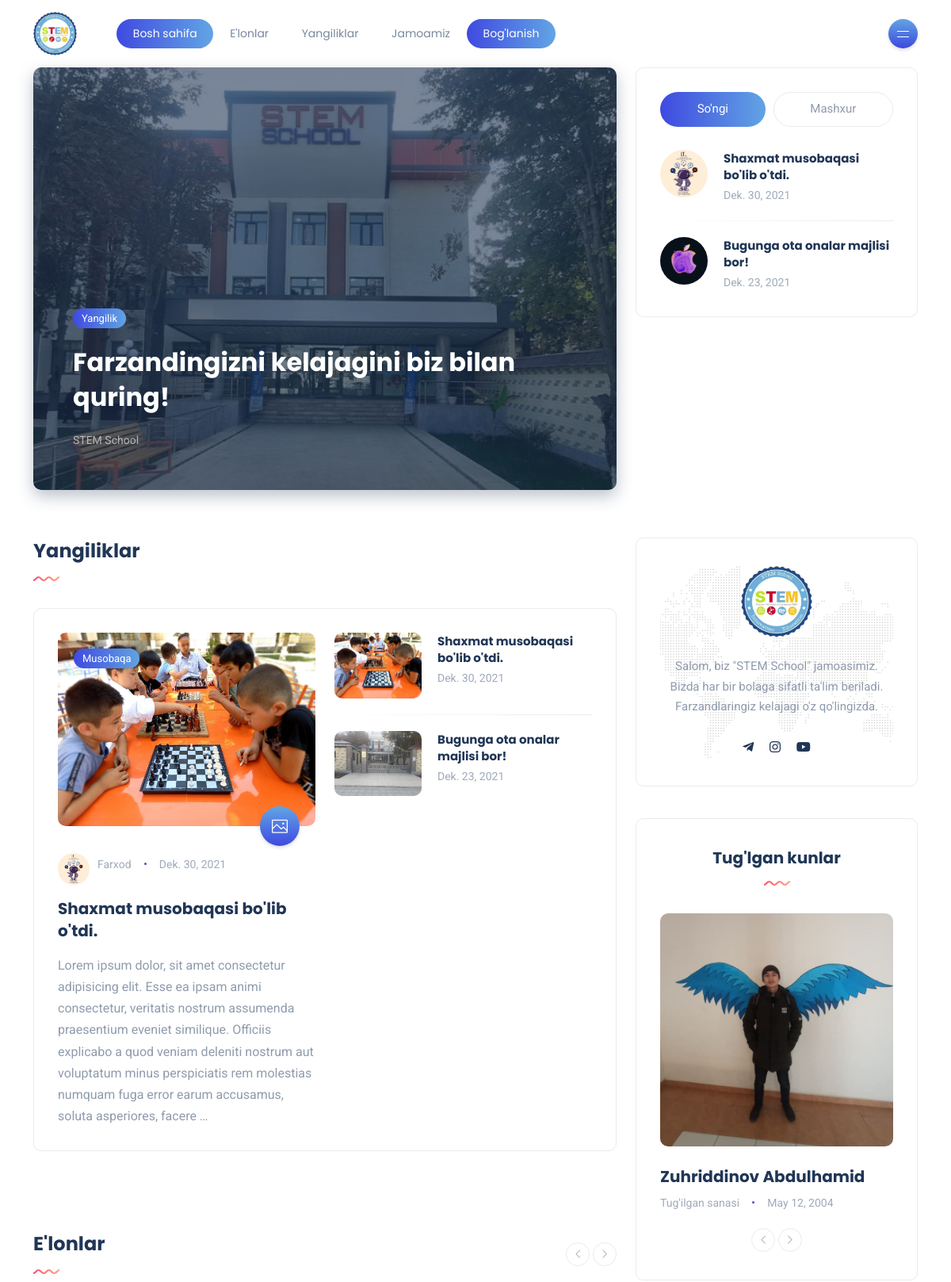
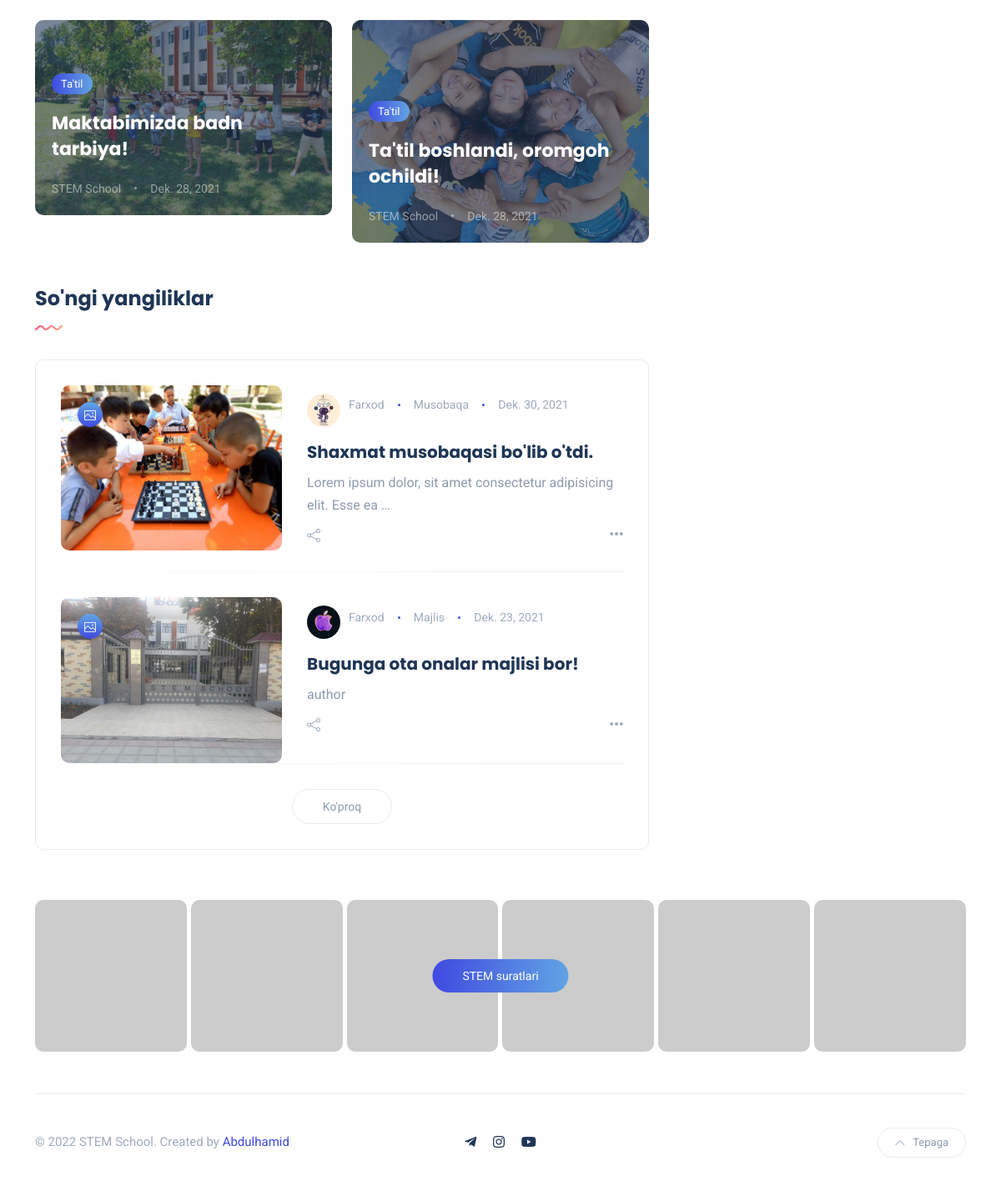
The page / on the database its author committed (2 pictures, top to bottom).
### main/models.py (models this page shows, shortened)
class News(models.Model):
    author = models.ForeignKey("teachers.Teacher", related_name="news", on_delete=models.CASCADE)
    title = models.CharField("Sarlavha", max_length=350)
    image = models.ImageField("Rasmi", upload_to='news_images/')
    video = models.CharField("Video", max_length=60, blank=True)
    category = models.ForeignKey("main.Category", related_name="news", on_delete=models.CASCADE)
    gellary = models.ManyToManyField("main.Gellary", related_name="gnews", blank=True)
    body = models.TextField("Matni")
    date = models.DateField("sanasi", auto_now_add=True)

class Category(models.Model):
    title = models.CharField("Nomi", max_length=150)
    slug = models.SlugField("*")
    def __str__(self):
        return self.title

class Reports(models.Model):
    title = models.CharField("Sarlavha", max_length=550)
    category = models.ForeignKey("main.Category", related_name="Reports", on_delete=models.CASCADE)
    image = models.ImageField("Rasmi", upload_to='report_images')
    description = models.TextField("Qoshimcha", blank=True)
    date = models.DateField("sanasi", auto_now_add=True)

### teachers/models.py (models this page shows, shortened)
class Teacher(models.Model):
    user = models.OneToOneField(User, related_name="teacher", on_delete=models.CASCADE)
    avatar = models.ImageField("profil rasmi", upload_to='profile_images/', null=True, blank=True)
    class_name = models.CharField("sinfi", max_length=50, blank=True)
    info = models.TextField("Ma'lumot", blank=True)
    image = models.ImageField("Rasmi", upload_to='teacher_images/', null=True, blank=True)

class BrithDays(models.Model):
    name = models.CharField("Ismi", max_length=150)
    day = models.DateField("Tugilgan kuni")
    image = models.ImageField("Rasmi", upload_to="birday_user/", blank=True)

### main/views.py (the view)
# urls.py: path("", HomeView.as_view(), name="home"),
class HomeView(View):
    def get(self, request):
        last_news = News.objects.all().order_by('-id')
        random_news = News.objects.all().order_by('?')
        last = News.objects.last()
        reports = Reports.objects.all().order_by('-id')
        context = {
            'last_news':last_news[:4],
            'random_news':random_news[:4],
            'last':last,
            'reports':reports
        }
        return render(request,'index.html', context)

### teachers/views.py (called while the page is built)
def brithday_view(request):
    days = BrithDays.objects.all()
    context = {
        'days':days
    }
    return context

### templates/index.html (shortened to what this page needs)
{% extends 'sitebar.html' %}
{% load static %}
{% block sitebar %}
	<section id="hero">
		<div class="container-xl">
			<div class="row gy-4">
				<div class="col-lg-8">
					<div class="post featured-post-lg">
						<div class="details clearfix">
							<a href="/elonlar/" class="category-badge">Yangilik</a>
							<h2 class="post-title"><a href="/elonlar/">Farzandingizni kelajagini biz bilan quring!</a></h2>
							<ul class="meta list-inline mb-0">
								<li class="list-inline-item"><a href="/elonlar/">STEM School</a></li>
							</ul>
						</div>
						<a href="/elonlar/">
							<div class="thumb rounded">
								<div class="inner data-bg-image" data-bg-image="/static/images/base.jpg"></div>
							</div>
						</a>
					</div>
				</div>
				<div class="col-lg-4">
					<div class="post-tabs rounded bordered">
						<ul class="nav nav-tabs nav-pills nav-fill" id="postsTab" role="tablist">
							<li class="nav-item" role="presentation"><button aria-controls="popular" aria-selected="true" class="nav-link active" data-bs-target="#popular" data-bs-toggle="tab" id="popular-tab" role="tab" type="button">So'ngi</button></li>
							<li class="nav-item" role="presentation"><button aria-controls="recent" aria-selected="false" class="nav-link" data-bs-target="#recent" data-bs-toggle="tab" id="recent-tab" role="tab" type="button">Mashxur</button></li>
						</ul>
						<div class="tab-content" id="postsTabContent">
							<div aria-labelledby="popular-tab" class="tab-pane fade show active" id="popular" role="tabpanel">
								{% for last in last_news %}
								<div class="post post-list-sm circle">
									<div class="thumb circle">
										<a href="{% url 'main:news_detail' last.pk %}">
											<div class="inner">
												<img src="{{last.author.avatar.url}}" alt="post-title" />
											</div>
										</a>
									</div>
									<div class="details clearfix">
										<h6 class="post-title my-0"><a href="{% url 'main:news_detail' last.pk %}">{{last.title}}</a></h6>
										<ul class="meta list-inline mt-1 mb-0">
											<li class="list-inline-item">{{last.date}}</li>
										</ul>
									</div>
								</div>
								{% endfor %}
							</div>
						</div>
					</div>
				</div>
			</div>
		</div>
	</section>
	<section class="main-content">
		<div class="container-xl">
			<div class="row gy-4">
				<div class="col-lg-8">
					<div class="section-header">
						<h3 class="section-title">Yangiliklar</h3>
						<img src="/static/images/wave.svg" class="wave" alt="wave" />
					</div>
					<div class="padding-30 rounded bordered">
						<div class="row gy-5">
							<div class="col-sm-6">
								<div class="post">
									<div class="thumb rounded">
										<a href="category.html" class="category-badge position-absolute">{{last.category}}</a>
										<span class="post-format">
											<i class="icon-picture"></i>
										</span>
										<a href="{% url 'main:news_detail' last.pk %}">
											<div class="inner">
												<img src="{{last.image.url}}" alt="post-title" />
											</div>
										</a>
									</div>
									<ul class="meta list-inline mt-4 mb-0">
										<li class="list-inline-item"><a href="#"><img src="{{last.author.avatar.url}}" class="avatar" alt="author"/>{{last.author.user.first_name}}</a></li>
										<li class="list-inline-item">{{last.date}}</li>
									</ul>
									<h5 class="post-title mb-3 mt-3"><a href="{% url 'main:news_detail' last.pk %}">{{last.title}}</a></h5>
									<p class="excerpt mb-0">{{last.body|truncatewords:40}}</p>
								</div>
							</div>
							<div class="col-sm-6">
								{% for random in random_news %}
								<div class="post post-list-sm square">
									<div class="thumb rounded">
										<a href="{% url 'main:news_detail' random.pk %}">
											<div class="inner">
												<img src="{{random.image.url}}" alt="post-title" />
											</div>
										</a>
									</div>
									<div class="details clearfix">
										<h6 class="post-title my-0"><a href="{% url 'main:news_detail' random.pk %}">{{random.title|truncatechars:46}}</a></h6>
										<ul class="meta list-inline mt-1 mb-0">
											<li class="list-inline-item">{{random.date}}</li>
										</ul>
									</div>
								</div>
								{% endfor %}
							</div>
						</div>
					</div>
					<div class="spacer" data-height="50"></div>
					<div class="spacer" data-height="50"></div>
					<div class="section-header">
						<h3 class="section-title">E'lonlar</h3>
						<img src="/static/images/wave.svg" class="wave" alt="wave" />
						<div class="slick-arrows-top">
							<button type="button" data-role="none" class="carousel-topNav-prev slick-custom-buttons" aria-label="Previous"><i class="icon-arrow-left"></i></button>
							<button type="button" data-role="none" class="carousel-topNav-next slick-custom-buttons" aria-label="Next"><i class="icon-arrow-right"></i></button>
						</div>
					</div>
					<div class="row post-carousel-twoCol post-carousel">
						{% for report in reports %}
						<div class="post post-over-content col-md-6">
							<div class="details clearfix">
								<a href="category.html" class="category-badge">{{report.category}}</a>
								<h4 class="post-title"><a href="{% url 'main:report_detail' report.pk %}">{{report.title}}</a></h4>
								<ul class="meta list-inline mb-0">
									<li class="list-inline-item"><a href="/elonlar/">STEM School</a></li>
									<li class="list-inline-item">{{report.date}}</li>
								</ul>
							</div>
							<a href="{% url 'main:report_detail' report.pk %}">
								<div class="thumb rounded">
									<div class="inner">
										<img src="{{report.image.url}}" alt="thumb" />
									</div>
								</div>
							</a>
						</div>
						{% endfor %}
					</div>
					<div class="spacer" data-height="50"></div>
					<div class="section-header">
						<h3 class="section-title">So'ngi yangiliklar</h3>
						<img src="/static/images/wave.svg" class="wave" alt="wave" />
					</div>
					<div class="padding-30 rounded bordered">
						<div class="row">
							{% for lasts in last_news %}
							<div class="col-md-12 col-sm-6">
								<div class="post post-list clearfix">
									<div class="thumb rounded">
										<span class="post-format-sm">
											<i class="icon-picture"></i>
										</span>
										<a href="{% url 'main:news_detail' lasts.pk %}">
											<div class="inner">
												<img src="{{lasts.image.url}}" alt="post-title" />
											</div>
										</a>
									</div>
									<div class="details">
										<ul class="meta list-inline mb-3">
											<li class="list-inline-item"><a href="#"><img src="{{lasts.author.avatar.url}}" class="avatar" alt="author"/>{{last.author.user.first_name}}</a></li>
											<li class="list-inline-item"><a href="#">{{lasts.category}}</a></li>
											<li class="list-inline-item">{{lasts.date}}</li>
										</ul>
										<h5 class="post-title"><a href="{% url 'main:news_detail' lasts.pk %}">{{lasts.title|truncatewords:7}}</a></h5>
										<p class="excerpt mb-0">{{lasts.body|truncatewords:10}}</p>
										<div class="post-bottom clearfix d-flex align-items-center">
											<div class="social-share me-auto">
												<button class="toggle-button icon-share"></button>
											</div>
											<div class="more-button float-end">
												<a href="{% url 'main:news_detail' lasts.pk %}"><span class="icon-options"></span></a>
											</div>
										</div>
									</div>
								</div>
							</div>
							{% endfor %}
						</div
						>
						<div class="text-center">
							<a href="/yangiliklar/" class="btn btn-simple">Ko'proq</a>
						</div>
					</div>
				</div>
	{% endblock sitebar %}

### templates/sitebar.html (shortened to what this page needs)
{% load static %}
<!DOCTYPE html>
<html lang="en-US">
<head>
	<link rel="stylesheet" href="/static/css/bootstrap.min.css" type="text/css" media="all">
	<link rel="stylesheet" href="/static/css/all.min.css" type="text/css" media="all">
	<link rel="stylesheet" href="/static/css/slick.css" type="text/css" media="all">
	<link rel="stylesheet" href="/static/css/simple-line-icons.css" type="text/css" media="all">
	<link rel="stylesheet" href="/static/css/style.css" type="text/css" media="all">
</head>
<body>
<div class="site-wrapper">
	<header class="header-default">
		<nav class="navbar navbar-expand-lg">
			<div class="container-xl">
				<a class="navbar-brand" href="{% url 'main:home' %}"><img src="/static/images/stem.jpg" alt="logo" width="55"/></a>
				<div class="collapse navbar-collapse">
					<ul class="navbar-nav mr-auto">
						<li class="nav-item active">
							<a class="nav-link" href="{% url 'main:home' %}">Bosh sahifa</a>
						</li>
						<li class="nav-item">
							<a class="nav-link" href="{% url 'main:report' %}">E'lonlar</a>
						</li>
						<li class="nav-item">
							<a class="nav-link" href="{% url 'main:news' %}">Yangiliklar</a>
						</li>
						<li class="nav-item">
							<a class="nav-link" href="{% url 'teachers:team' %}">Jamoamiz</a>
						</li>
						<li class="nav-item active">
							<a class="nav-link" href="/jamoa/boglanish">Bog'lanish</a>
						</li>
					</ul>
				</div>
				<div class="header-right">
					<div class="header-buttons">
						<button class="burger-menu icon-button">
							<span class="burger-icon"></span>
						</button>
					</div>
				</div>
			</div>
		</nav>
	</header>
    {% block sitebar %}
    {% endblock sitebar %}
	<div class="col-lg-4">
		<div class="sidebar">
			<div class="widget rounded">
				<div class="widget-about data-bg-image text-center" data-bg-image="/static/images/map-bg.png">
					<img src="/static/images/stem.jpg" width="90" alt="logo" class="mb-4" />
					<p class="mb-4">Salom, biz "STEM School" jamoasimiz. Bizda har bir bolaga sifatli ta'lim beriladi. Farzandlaringiz kelajagi o'z qo'lingizda.</p>
					<ul class="social-icons list-unstyled list-inline mb-0">
						<li class="list-inline-item"><a href="#"><i class="fab fa-telegram-plane"></i></a></li>
						<li class="list-inline-item"><a href="#"><i class="fab fa-instagram"></i></a></li>
						<li class="list-inline-item"><a href="#"><i class="fab fa-youtube"></i></a></li>
					</ul>
				</div>
			</div>
			<div class="widget rounded">
				<div class="widget-header text-center">
					<h3 class="widget-title">Tug'lgan kunlar</h3>
					<img src="/static/images/wave.svg" class="wave" alt="wave" />
				</div>
				<div class="widget-content">
					<div class="post-carousel-widget" id="">
						{% for day in days %}
						<div class="post post-carousel">
							<div class="thumb rounded">
								<a href="blog-single.html">
									<div class="inner">
										<img src="{{day.image.url}}" alt="post-title" />
									</div>
								</a>
							</div>
							<h5 class="post-title mb-0 mt-4"><a href="blog-single.html">{{day.name}}</a></h5>
							<ul class="meta list-inline mt-2 mb-0">
								<li class="list-inline-item"><a href="#">Tug'ilgan sanasi</a></li>
								<li class="list-inline-item">{{day.day}}</li>
							</ul>
						</div>
						{% endfor %}
					</div>
					<div class="slick-arrows-bot">
						<button type="button" data-role="none" class="carousel-botNav-prev slick-custom-buttons" aria-label="Previous"><i class="icon-arrow-left"></i></button>
						<button type="button" data-role="none" class="carousel-botNav-next slick-custom-buttons" aria-label="Next"><i class="icon-arrow-right"></i></button>
					</div>
				</div>
			</div>
		</div>
	</div>
</div>
</div>
</section>
	<div class="instagram">
		<div class="container-xl">
			<a href="#" class="btn btn-default btn-instagram">STEM suratlari</a>
			<div class="instagram-feed d-flex flex-wrap">
				<div class="insta-item col-sm-2 col-6 col-md-2">
					<a href="#">
						<img src="/static/images/insta/insta-1.jpg" alt="insta-title" />
					</a>
				</div>
				<div class="insta-item col-sm-2 col-6 col-md-2">
					<a href="#">
						<img src="/static/images/insta/insta-2.jpg" alt="insta-title" />
					</a>
				</div>
				<div class="insta-item col-sm-2 col-6 col-md-2">
					<a href="#">
						<img src="/static/images/insta/insta-3.jpg" alt="insta-title" />
					</a>
				</div>
				<div class="insta-item col-sm-2 col-6 col-md-2">
					<a href="#">
						<img src="/static/images/insta/insta-4.jpg" alt="insta-title" />
					</a>
				</div>
				<div class="insta-item col-sm-2 col-6 col-md-2">
					<a href="#">
						<img src="/static/images/insta/insta-5.jpg" alt="insta-title" />
					</a>
				</div>
				<div class="insta-item col-sm-2 col-6 col-md-2">
					<a href="#">
						<img src="/static/images/insta/insta-6.jpg" alt="insta-title" />
					</a>
				</div>
			</div>
		</div>
	</div>
	<footer>
		<div class="container-xl">
			<div class="footer-inner">
				<div class="row d-flex align-items-center gy-4">
					<div class="col-md-4">
						<span class="copyright">© 2022 STEM School. Created by <a href="https://t.me/bdulhamid">Abdulhamid</a></span>
					</div>
					<div class="col-md-4 text-center">
						<ul class="social-icons list-unstyled list-inline mb-0">
							<li class="list-inline-item"><a href="#"><i class="fab fa-telegram-plane"></i></a></li>
							<li class="list-inline-item"><a href="#"><i class="fab fa-instagram"></i></a></li>
							<li class="list-inline-item"><a href="#"><i class="fab fa-youtube"></i></a></li>
						</ul>
					</div>
					<div class="col-md-4">
						<a href="#" id="return-to-top" class="float-md-end"><i class="icon-arrow-up"></i>Tepaga</a>
					</div>
				</div>
			</div>
		</div>
	</footer>
</div>
</body>
</html>

### templates/sitebar.html (style rules this page uses)
.avatar { width: 40px; height: 40px; margin-right: 10px; margin-top: 10px; border-radius: 50%; }

### rows shown on the page
News: author.avatar (picture), title "Shaxmat musobaqasi bo'lib o'tdi.", date "Dek. 30, 2021", category "Musobaqa", image (picture), author.user.first_name "Farxod", body "Lorem ipsum dolor, sit amet consectetur adipisicing elit. Esse ea ipsam animi consectetur, veritatis nostrum assumenda praesentium eveniet similique. Officiis explicabo a quod veniam deleniti nostrum aut voluptatum minus perspiciatis rem molestias numquam fuga error earum accusamus, soluta asperiores, facere …", body "Lorem ipsum dolor, sit amet consectetur adipisicing elit. Esse ea …"
News: author.avatar (picture), title "Bugunga ota onalar majlisi bor!", date "Dek. 23, 2021", image (picture), category "Majlis", body "author"
Reports: category "Ta'til", title "Maktabimizda badn tarbiya!", date "Dek. 28, 2021", image (picture)
Reports: category "Ta'til", title "Ta'til boshlandi, oromgoh ochildi!", date "Dek. 28, 2021", image (picture)
BrithDays: image (picture), name "Zuhriddinov Abdulhamid", day "May 12, 2004"
